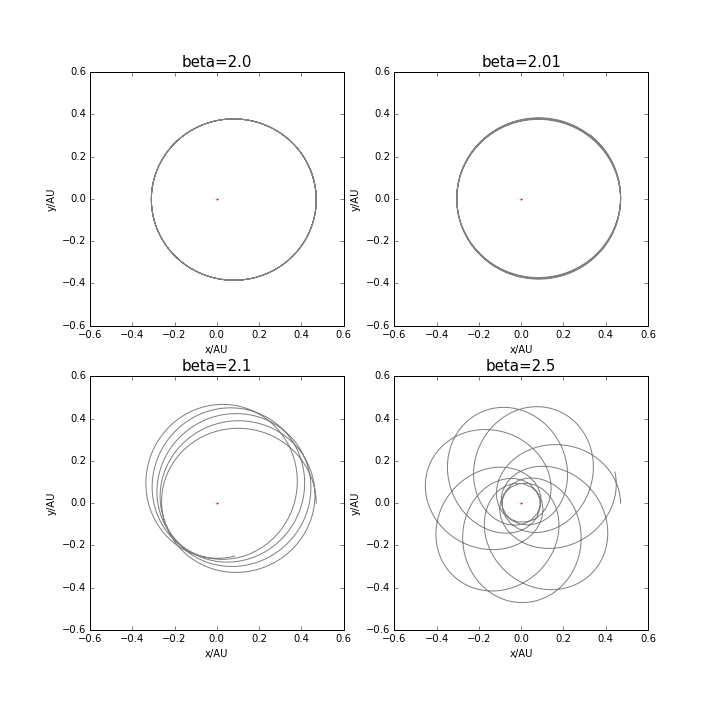

Write Python code to recreate this figure.
# -*- coding: utf-8 -*-
"""
Created on Mon Jun 13 15:23:29 2016

@author: asus
"""

import numpy as np
from pylab import *
from math import *


#Determine the initial value
def initial(a,e):
    x0=a*(1+e)
    y0=0
    v_x0=0
    v_y0=2*pi*sqrt((1-e)/(a*(1+e)))
    return [x0,y0,v_x0,v_y0]

def orbits(beta):
    i_M=initial(0.39,0.206)
    x0=i_M[0]
    x=[]
    x.append(x0)
    y0=i_M[1]
    y=[]
    y.append(y0)
    v_x0=i_M[2]
    v_x=[]
    v_x.append(v_x0)
    v_y0=i_M[3]
    v_y=[]
    v_y.append(v_y0)
    r=[]
    r.append(sqrt(x0**2+y0**2))
    time=1
    dt=0.001

    for i in range(int(time/dt)):
        v_x.append(v_x[i]-4*pi**2*x[i]/(r[i]**(beta+1))*dt)
        x.append(x[i]+v_x[i+1]*dt)
        v_y.append(v_y[i]-4*pi**2*y[i]/(r[i]**(beta+1))*dt)
        y.append(y[i]+v_y[i+1]*dt)
        r.append(sqrt(x[i+1]**2+y[i+1]**2))
    return [x,y,v_x,v_y,r]

#The orbits of planet

M1=orbits(2.0)
x_M1=M1[0]
y_M1=M1[1]
M2=orbits(2.01)
x_M2=M2[0]
y_M2=M2[1]
M3=orbits(2.1)
x_M3=M3[0]
y_M3=M3[1]
M4=orbits(2.5)
x_M4=M4[0]
y_M4=M4[1]
#plot
figure(figsize=[10,10])

subplot(221)#3 numbers:the total number of rows,columns and the number of subplot
plot(x_M1,y_M1,color='grey')
scatter(0,0,s=1,color='red')
title('beta=2.0',fontsize=15)
xlabel('x/AU')
xlim(-0.6,0.6)
ylabel('y/AU')
ylim(-0.6,0.6)

subplot(222)
plot(x_M2,y_M2,color='grey')
scatter(0,0,s=1,color='red')
title('beta=2.01',fontsize=15)
xlabel('x/AU')
xlim(-0.6,0.6)
ylabel('y/AU')
ylim(-0.6,0.6)

subplot(223)
plot(x_M3,y_M3,color='grey')
scatter(0,0,s=1,color='red')
title('beta=2.1',fontsize=15)
xlabel('x/AU')
xlim(-0.6,0.6)
ylabel('y/AU')
ylim(-0.6,0.6)

subplot(224)
plot(x_M4,y_M4,color='grey')
scatter(0,0,s=1,color='red')
title('beta=2.5',fontsize=15)
xlabel('x/AU')
xlim(-0.6,0.6)
ylabel('y/AU')
ylim(-0.6,0.6)

savefig('planet2.png')
show()